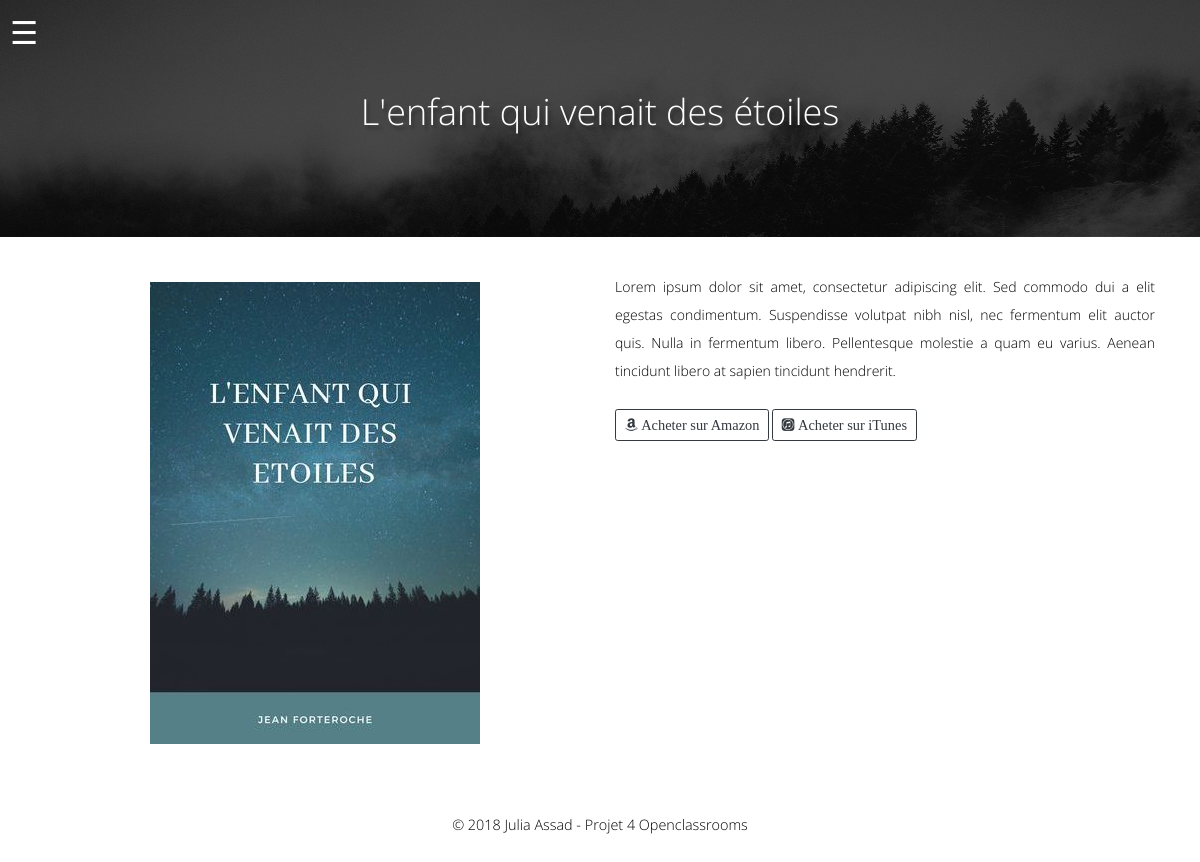
Screenshot of /livres/3 with the database file from the repository.
### tables this page shows
CREATE TABLE `books` (
  `id` int(11) NOT NULL,
  `title` varchar(255) NOT NULL,
  `summary` text NOT NULL,
  `genre` varchar(11) NOT NULL,
  `image` varchar(255) NOT NULL
);

### app/libraries/core.php (called while the page is built, shortened)
<?php
class Core
{
 protected $currentMethod = 'Index';
 public function __construct()
 {
  $url = $this->getUrl();
  if (file_exists('../app/controllers/' . ucwords($url[0]) . '.php')) {
   unset($url[0]);
  }
  $this->currentController = new $this->currentController;
  $this->params = $url ? array_values($url) : [];
  call_user_func_array([$this->currentController, $this->currentMethod], $this->params);
 }
 public function getUrl()
 {
  if (isset($_GET['url'])) {
   $url = rtrim($_GET['url'], '/');
   $url = filter_var($url, FILTER_SANITIZE_URL);
   $url = explode('/', $url);
   return $url;
  }
 }
}

### public/index.php (called while the page is built, shortened)
<?php
$init = new Core;

### app/libraries/database.php (called while the page is built, shortened)
<?php
class Database
{
 private $host = DB_HOST;
 private $user = DB_USER;
 private $pass = DB_PASS;
 private $dbname = DB_NAME;
 private $dbh;
 private $stmt;
 public function __construct()
 {
  $dsn = 'mysql:host=' . $this->host . ';dbname=' . $this->dbname;
  $options = array(
   PDO::ATTR_PERSISTENT => true,
   PDO::ATTR_ERRMODE => PDO::ERRMODE_EXCEPTION,
  );
  try {
   $this->dbh = new PDO($dsn, $this->user, $this->pass, $options);
  } catch (PDOException $e) {
   $this->error = $e->getMessage();
   echo $this->error;
  }}
 public function query($sql)
 {
  $this->stmt = $this->dbh->prepare($sql);
 }
 public function bind($param, $value, $type = null)
 {
  if (is_null($type)) {
   switch (true) {
    default:
     $type = PDO::PARAM_STR;
   }
  }
  $this->stmt->bindValue($param, $value, $type);
 }
 public function execute()
 {
  return $this->stmt->execute();
 }
 public function single()
 {
  $this->execute();
  return $this->stmt->fetch(PDO::FETCH_OBJ);
 }
}

### app/models/AdminBook.php (called while the page is built, shortened)
<?php
class AdminBook
{
 private $db;
 public function __construct()
 {
  $this->db = new Database;
 }
 public function getBooks()
 {
  $this->db->query('SELECT * FROM books');
  $results = $this->db->resultSet();
  return $results;
 }
 public function getBookById($id)
 {
  $this->db->query('SELECT * FROM books WHERE id = :id');
  $this->db->bind(':id', $id);
  $row = $this->db->single();
  return $row;
 }
}

### app/views/pages/livre.php (the view, shortened to what this page needs)
<?php require APPROOT . '/views/inc/header.php';?>
<body class="page-template">
  <div id="container">
    <div class="page-banner">
      <button class="menu-btn">&#9776;</button>
      <div class="container">
        <div class="d-flex justify-content-center align-items-center">
          <h2 class="page-title text-center"><?php echo $data['book']->title; ?></h2>
        </div>
      </div>
    </div>
  </div>
  <div class="book_single">
    <div class="container">
      <div class="row">
        <div class="col-sm-6">
          <figure class="text-center">
            <img class="img-fluid p-3" src="<?php echo URLROOT; ?>/uploads/<?php echo $data['book']->image; ?>" alt="">
          </figure>
        </div>
        <div class="col-sm-6">
          <?php echo $data['book']->summary; ?>
          <?php if ($data['book']->title == "Un Billet Simple pour l'Alaska"): ?>
          <a href="<?php echo URLROOT; ?>/Chapitres" class='btn btn-outline-dark mt-3'>
          <i class="fab fa-readme"> Lire les Chapitres</i>
          </a>
          <?php else: ?>
          <a href="" class="btn btn-outline-dark btn-lg mt-3">
            <i class="fab fa-amazon"> Acheter sur Amazon</i>
          </a>
          <a href="#" class='btn btn-outline-dark btn-lg mt-3'>
            <i class="fab fa-itunes"> Acheter sur iTunes</i>
          </a>
          <?php endif;?>
        </div>
      </div>
    </div>
  </div>
  <?php require APPROOT . '/views/inc/footer.php';?>

### rows the page displays
books: title "L'enfant qui venait des étoiles", image (picture), summary "Lorem ipsum dolor sit amet, consectetur adipiscing elit. Sed commodo dui a elit egestas condimentum. Suspendisse volutpat nibh nisl, nec fermentum elit auctor quis. Nulla in fermentum libero. Pellentesque molestie a quam eu varius. Aenean tincidunt libero at sapien tincidunt hendrerit."
